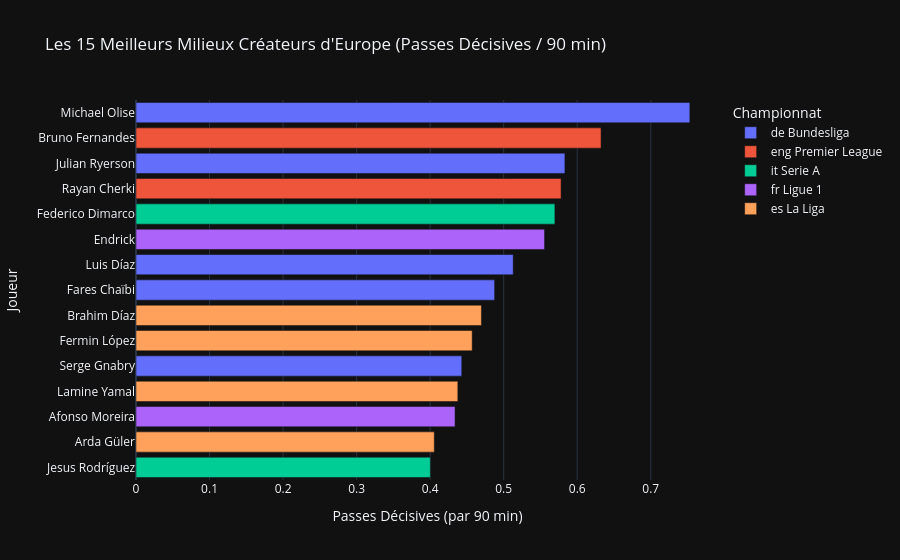

The code cell stored with this chart in its notebook:
### Code cell
df_midfielders = df[df['Pos'].str.contains('MF', na=False)]

top_15_creators = df_midfielders.sort_values(by='Ast_90', ascending=False).head(15)

fig = px.bar(
    top_15_creators,
    x='Ast_90',
    y='Player',
    orientation='h',
    color='Comp',
    hover_data=['Squad', 'Age', 'Ast', 'Min'], # Infos utiles au survol
    title='Les 15 Meilleurs Milieux Créateurs d\'Europe (Passes Décisives / 90 min)',
    labels={
        'Ast_90': 'Passes Décisives (par 90 min)',
        'Player': 'Joueur',
        'Comp': 'Championnat'
    },
    template='plotly_dark'
)


fig.update_layout(yaxis={'categoryorder':'total ascending'})

fig.show()

### Figure 1 — Plotly figure (JSON) as saved in the notebook; plotly's stock layout.template omitted (floating-point values rounded to 4 significant figures)
{"data": [{"customdata": [["Bayern Munich", 24.0, 18, 2151], ["Dortmund", 28.0, 13, 2006], ["Bayern Munich", 29.0, 13, 2281], ["Eintracht Frankfurt", 23.0, 9, 1661], ["Bayern Munich", 30.0, 6, 1219]], "hovertemplate": "Championnat=de Bundesliga<br>Passes Décisives (par 90 min)=%{x}<br>Joueur=%{y}<br>Squad=%{customdata[0]}<br>Age=%{customdata[1]}<br>Ast=%{customdata[2]}<br>Min=%{customdata[3]}<extra></extra>", "legendgroup": "de Bundesliga", "marker": {"color": "#636efa", "pattern": {"shape": ""}}, "name": "de Bundesliga", "orientation": "h", "showlegend": true, "textposition": "auto", "x": [0.7531, 0.5833, 0.5129, 0.4877, 0.443], "xaxis": "x", "y": ["Michael Olise", "Julian Ryerson", "Luis Díaz", "Fares Chaïbi", "Serge Gnabry"], "yaxis": "y", "type": "bar"}, {"customdata": [["Manchester Utd", 31.0, 19, 2704], ["Manchester City", 22.0, 10, 1557]], "hovertemplate": "Championnat=eng Premier League<br>Passes Décisives (par 90 min)=%{x}<br>Joueur=%{y}<br>Squad=%{customdata[0]}<br>Age=%{customdata[1]}<br>Ast=%{customdata[2]}<br>Min=%{customdata[3]}<extra></extra>", "legendgroup": "eng Premier League", "marker": {"color": "#EF553B", "pattern": {"shape": ""}}, "name": "eng Premier League", "orientation": "h", "showlegend": true, "textposition": "auto", "x": [0.6324, 0.578], "xaxis": "x", "y": ["Bruno Fernandes", "Rayan Cherki"], "yaxis": "y", "type": "bar"}, {"customdata": [["Inter", 28.0, 16, 2528], ["Como", 20.0, 7, 1574]], "hovertemplate": "Championnat=it Serie A<br>Passes Décisives (par 90 min)=%{x}<br>Joueur=%{y}<br>Squad=%{customdata[0]}<br>Age=%{customdata[1]}<br>Ast=%{customdata[2]}<br>Min=%{customdata[3]}<extra></extra>", "legendgroup": "it Serie A", "marker": {"color": "#00cc96", "pattern": {"shape": ""}}, "name": "it Serie A", "orientation": "h", "showlegend": true, "textposition": "auto", "x": [0.5696, 0.4003], "xaxis": "x", "y": ["Federico Dimarco", "Jesus Rodríguez"], "yaxis": "y", "type": "bar"}, {"customdata": [["Lyon", 19.0, 6, 972], ["Lyon", 21.0, 7, 1452]], "hovertemplate": "Championnat=fr Ligue 1<br>Passes Décisives (par 90 min)=%{x}<br>Joueur=%{y}<br>Squad=%{customdata[0]}<br>Age=%{customdata[1]}<br>Ast=%{customdata[2]}<br>Min=%{customdata[3]}<extra></extra>", "legendgroup": "fr Ligue 1", "marker": {"color": "#ab63fa", "pattern": {"shape": ""}}, "name": "fr Ligue 1", "orientation": "h", "showlegend": true, "textposition": "auto", "x": [0.5556, 0.4339], "xaxis": "x", "y": ["Endrick", "Afonso Moreira"], "yaxis": "y", "type": "bar"}, {"customdata": [["Real Madrid", 26.0, 5, 958], ["Barcelona", 22.0, 8, 1575], ["Barcelona", 18.0, 11, 2262], ["Real Madrid", 21.0, 9, 1997]], "hovertemplate": "Championnat=es La Liga<br>Passes Décisives (par 90 min)=%{x}<br>Joueur=%{y}<br>Squad=%{customdata[0]}<br>Age=%{customdata[1]}<br>Ast=%{customdata[2]}<br>Min=%{customdata[3]}<extra></extra>", "legendgroup": "es La Liga", "marker": {"color": "#FFA15A", "pattern": {"shape": ""}}, "name": "es La Liga", "orientation": "h", "showlegend": true, "textposition": "auto", "x": [0.4697, 0.4571, 0.4377, 0.4056], "xaxis": "x", "y": ["Brahim Díaz", "Fermin López", "Lamine Yamal", "Arda Güler"], "yaxis": "y", "type": "bar"}], "layout": {"xaxis": {"anchor": "y", "domain": [0.0, 1.0], "title": {"text": "Passes Décisives (par 90 min)"}}, "yaxis": {"anchor": "x", "domain": [0.0, 1.0], "title": {"text": "Joueur"}, "categoryorder": "total ascending"}, "legend": {"title": {"text": "Championnat"}, "tracegroupgap": 0}, "title": {"text": "Les 15 Meilleurs Milieux Créateurs d'Europe (Passes Décisives / 90 min)"}, "barmode": "relative"}}
